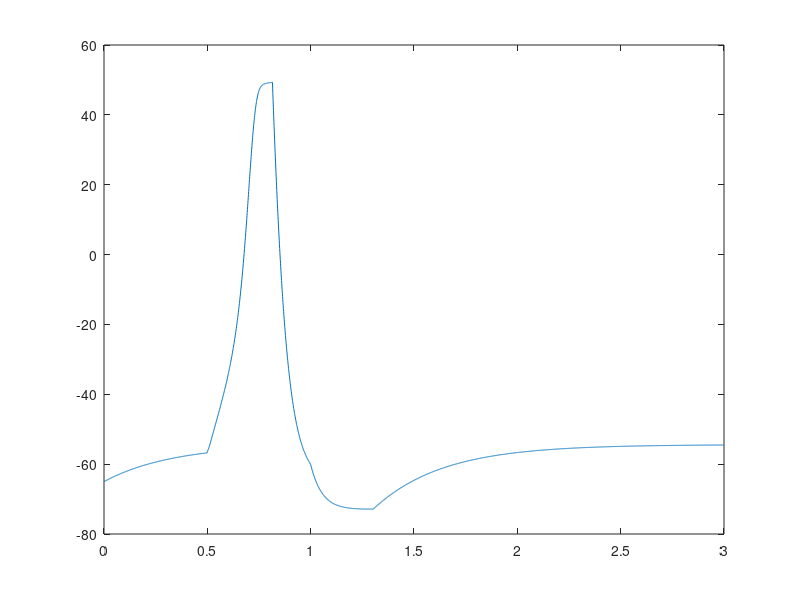

Here is the MATLAB script that generated this plot:
%Constants
capitance = 0.1; % microfarads per centimeter squared
applied_current = 0; %nanoampheres

sodium_displacement = 50; % displacement from the equilibrium  ...
                          % potential in milllivolts
potassium_displacement = -77; % displacement from the equilibrium ...
                              % potential in milllivolts
leakage_displacement = -54.4; % displacement from the equilibrium ...
                               % potential in milllivolts

sodium_conductance = 120; % maximum conductance in millisiemens per ...
                          % centimeters squared
potassium_conductance = 36; % maximum conductance in millisiemens per ...
                            % centimeters squared
leakage_conductance = 0.3; % maximum conductance in millisiemens per ...
                           % centimeters squared
depolorization = 0; 
hyperpolorization = 1;

time = 3; % milliseconds
delta_time = .001; % milliseconds
number_iterations = time/delta_time;
time_array = zeros(1, number_iterations); % time array

an = @(voltage) (0.01 * (voltage + 55))/(1 - exp(-(voltage + 55) / 10));
     % n-gate opening rate constant in meters per second
am = @(voltage) (0.1 * (voltage + 40))/(1 - exp(-(voltage + 40) / 10));
     % m-gate opening rate constant in meters per second
ah = @(voltage) (0.07 * exp(-(voltage + 65) / 20));
     % h-gate opening rate constant in meters per second
bn = @(voltage) (0.125 * exp(-(voltage + 65) / 80));
     % n-gate closing rate constant in meters per second
bm = @(voltage) (4 * exp(-(voltage + 65) / 18));
     % m-gate closing rate constant in meters per second
bh = @(voltage) (1 / (exp(-(voltage + 35) / 10) + 1));
     % h-gate closing rate constant in meters per second

sodium_channel_current = @(voltage, n, m, h) (sodium_conductance * m^3 * ...
    h * (voltage - sodium_displacement)); %nanoampheres
potassium_channel_current = @(voltage, n, m, h) (potassium_conductance * ...
    n^4 * (voltage - potassium_displacement)); %nanoampheres
leakage_current = @(voltage, n, m, h) (leakage_conductance * ...
	(voltage - leakage_displacement)); %nanoampheres

dvdt = @(voltage, I, n, m, h) (((1 / capitance) * ...
     (I - (sodium_channel_current(voltage, n, m, h) + ...
     leakage_current(voltage, n, m, h)))));
dvdt2 = @(voltage, I, n, m, h) (((1 / capitance) * ...
     (I - (potassium_channel_current(voltage, n, m, h) + ...
     leakage_current(voltage, n, m, h)))));
 dvdt3 = @(voltage, I, n, m, h) (((1 / capitance) * ...
     (I - (leakage_current(voltage, n, m, h)))));
 

dndt = @(voltage, n, m, h) ((an(voltage) * (1 - n) - bn(voltage) * n));
dmdt = @(voltage, n, m, h) ((am(voltage) * (1 - m) - bm(voltage) * m));
dhdt = @(voltage, n, m, h) ((ah(voltage) * (1 - h) - bh(voltage) * h));
   
% initial values
V = zeros(1, number_iterations); % initialized voltage array
V(1) = -65; % initial voltage in millivolts
n = zeros(1, number_iterations); % initialized n array
n(1) = an(V(1)) / (an(V(1)) + bn(V(1))); % initial n-value
m = zeros(1, number_iterations); % initialized m array
m(1) = am(V(1)) / (am(V(1)) + bm(V(1))); % initial m-value
h = zeros(1, number_iterations); % initialized h array
h(1) = ah(V(1)) / (ah(V(1)) + bh(V(1))); % initial h-value
       
for i = 2:number_iterations
    time_array(i) = (i - 1) * delta_time;
    if i == 500;
         applied_current = 15;
     end
    if i == 1001
         applied_current = 0;
    end
    if V(i-1) <=-55 && depolorization == 0
    
        k1 = delta_time * dvdt3(V(i - 1), applied_current, n(i - 1), m(i - 1), h(i - 1));
        n1 = delta_time * dndt(V(i - 1), n(i - 1), m(i - 1), h(i - 1));
        m1 = delta_time * dmdt(V(i - 1), n(i - 1), m(i - 1), h(i - 1)); 
        h1 = delta_time * dhdt(V(i - 1), n(i - 1), m(i - 1), h(i - 1));

        k2 = delta_time * dvdt3(V(i - 1) + (0.5 * k1), applied_current, n(i - 1) + ...
            (0.5 * n1), m(i - 1) + (0.5 * m1), h(i - 1) + (0.5 * h1));
        n2 = delta_time * dndt(V(i - 1) + (0.5 * k1), n(i - 1) + ...
            (0.5 * n1), m(i - 1) + (0.5 * m1), h(i - 1) + (0.5 * h1));
        m2 = delta_time * dmdt(V(i - 1) + (0.5 * k1), n(i - 1) + ...
            (0.5 * n1), m(i - 1) + (0.5 * m1), h(i - 1) + (0.5 * h1));
        h2 = delta_time * dhdt(V(i - 1) + (0.5 * k1), n(i - 1) + ...
            (0.5 * n1), m(i - 1) + (0.5 * m1), h(i - 1) + (0.5 * h1));

        k3 = delta_time * dvdt3(V(i - 1) + (0.5 * k2), applied_current, n(i - 1) + ...
            (0.5 * n2), m(i - 1) + (0.5 * m2), h(i - 1) + (0.5 * h2));
        n3 = delta_time * dndt(V(i - 1) + (0.5 * k2), n(i - 1) + ...
            (0.5 * n2), m(i - 1) + (0.5 * m2), h(i - 1) + (0.5 * h2));
        m3 = delta_time * dmdt(V(i - 1) + (0.5 * k2), n(i - 1) + ...
            (0.5 * n2), m(i - 1) + (0.5 * m2), h(i - 1) + (0.5 * h2));
        h3 = delta_time * dhdt(V(i - 1) + (0.5 * k2), n(i - 1) + ...
            (0.5 * n2), m(i - 1) + (0.5 * m2), h(i - 1) + (0.5 * h2));

        k4 = delta_time * dvdt3(V(i - 1) + k3, applied_current, n(i - 1) + n3, m(i - 1) + m3, ...
            h(i - 1) + h3);
        n4 = delta_time * dndt(V(i - 1) + k3, n(i - 1) + n3, m(i - 1) + m3, ...
            h(i - 1) + h3);
        m4 = delta_time * dmdt(V(i - 1) + k3, n(i - 1) + n3, m(i - 1) + m3, ...
            h(i - 1) + h3);
        h4 = delta_time * dhdt(V(i - 1) + k3, n(i - 1) + n3, m(i - 1) + m3, ...
            h(i - 1) + h3);
    elseif V(i-1) < 49.3 && depolorization == 0

        k1 = delta_time * dvdt(V(i - 1), applied_current, n(i - 1), m(i - 1), h(i - 1));
        n1 = delta_time * dndt(V(i - 1), n(i - 1), m(i - 1), h(i - 1));
        m1 = delta_time * dmdt(V(i - 1), n(i - 1), m(i - 1), h(i - 1)); 
        h1 = delta_time * dhdt(V(i - 1), n(i - 1), m(i - 1), h(i - 1));

        k2 = delta_time * dvdt(V(i - 1) + (0.5 * k1), applied_current, n(i - 1) + ...
            (0.5 * n1), m(i - 1) + (0.5 * m1), h(i - 1) + (0.5 * h1));
        n2 = delta_time * dndt(V(i - 1) + (0.5 * k1), n(i - 1) + ...
            (0.5 * n1), m(i - 1) + (0.5 * m1), h(i - 1) + (0.5 * h1));
        m2 = delta_time * dmdt(V(i - 1) + (0.5 * k1), n(i - 1) + ...
            (0.5 * n1), m(i - 1) + (0.5 * m1), h(i - 1) + (0.5 * h1));
        h2 = delta_time * dhdt(V(i - 1) + (0.5 * k1), n(i - 1) + ...
            (0.5 * n1), m(i - 1) + (0.5 * m1), h(i - 1) + (0.5 * h1));

        k3 = delta_time * dvdt(V(i - 1) + (0.5 * k2), applied_current, n(i - 1) + ...
            (0.5 * n2), m(i - 1) + (0.5 * m2), h(i - 1) + (0.5 * h2));
        n3 = delta_time * dndt(V(i - 1) + (0.5 * k2), n(i - 1) + ...
            (0.5 * n2), m(i - 1) + (0.5 * m2), h(i - 1) + (0.5 * h2));
        m3 = delta_time * dmdt(V(i - 1) + (0.5 * k2), n(i - 1) + ...
            (0.5 * n2), m(i - 1) + (0.5 * m2), h(i - 1) + (0.5 * h2));
        h3 = delta_time * dhdt(V(i - 1) + (0.5 * k2), n(i - 1) + ...
            (0.5 * n2), m(i - 1) + (0.5 * m2), h(i - 1) + (0.5 * h2));

        k4 = delta_time * dvdt(V(i - 1) + k3, applied_current, n(i - 1) + n3, m(i - 1) + m3, ...
            h(i - 1) + h3);
        n4 = delta_time * dndt(V(i - 1) + k3, n(i - 1) + n3, m(i - 1) + m3, ...
            h(i - 1) + h3);
        m4 = delta_time * dmdt(V(i - 1) + k3, n(i - 1) + n3, m(i - 1) + m3, ...
            h(i - 1) + h3);
        h4 = delta_time * dhdt(V(i - 1) + k3, n(i - 1) + n3, m(i - 1) + m3, ...
            h(i - 1) + h3);
    elseif V(i-1) > 49.3 && depolorization == 0 && hyperpolorization == 1 
        
        depolorization = 1;
        k1 = delta_time * dvdt2(V(i - 1), applied_current, n(i - 1), m(i - 1), h(i - 1));
        n1 = delta_time * dndt(V(i - 1), n(i - 1), m(i - 1), h(i - 1));
        m1 = delta_time * dmdt(V(i - 1), n(i - 1), m(i - 1), h(i - 1)); 
        h1 = delta_time * dhdt(V(i - 1), n(i - 1), m(i - 1), h(i - 1));

        k2 = delta_time * dvdt2(V(i - 1) + (0.5 * k1), applied_current, n(i - 1) + ...
            (0.5 * n1), m(i - 1) + (0.5 * m1), h(i - 1) + (0.5 * h1));
        n2 = delta_time * dndt(V(i - 1) + (0.5 * k1), n(i - 1) + ...
            (0.5 * n1), m(i - 1) + (0.5 * m1), h(i - 1) + (0.5 * h1));
        m2 = delta_time * dmdt(V(i - 1) + (0.5 * k1), n(i - 1) + ...
            (0.5 * n1), m(i - 1) + (0.5 * m1), h(i - 1) + (0.5 * h1));
        h2 = delta_time * dhdt(V(i - 1) + (0.5 * k1), n(i - 1) + ...
            (0.5 * n1), m(i - 1) + (0.5 * m1), h(i - 1) + (0.5 * h1));

        k3 = delta_time * dvdt2(V(i - 1) + (0.5 * k2), applied_current, n(i - 1) + ...
            (0.5 * n2), m(i - 1) + (0.5 * m2), h(i - 1) + (0.5 * h2));
        n3 = delta_time * dndt(V(i - 1) + (0.5 * k2), n(i - 1) + ...
            (0.5 * n2), m(i - 1) + (0.5 * m2), h(i - 1) + (0.5 * h2));
        m3 = delta_time * dmdt(V(i - 1) + (0.5 * k2), n(i - 1) + ...
            (0.5 * n2), m(i - 1) + (0.5 * m2), h(i - 1) + (0.5 * h2));
        h3 = delta_time * dhdt(V(i - 1) + (0.5 * k2), n(i - 1) + ...
            (0.5 * n2), m(i - 1) + (0.5 * m2), h(i - 1) + (0.5 * h2));

        k4 = delta_time * dvdt2(V(i - 1) + k3, applied_current, n(i - 1) + n3, m(i - 1) + m3, ...
            h(i - 1) + h3);
        n4 = delta_time * dndt(V(i - 1) + k3, n(i - 1) + n3, m(i - 1) + m3, ...
            h(i - 1) + h3);
        m4 = delta_time * dmdt(V(i - 1) + k3, n(i - 1) + n3, m(i - 1) + m3, ...
            h(i - 1) + h3);
        h4 = delta_time * dhdt(V(i - 1) + k3, n(i - 1) + n3, m(i - 1) + m3, ...
            h(i - 1) + h3);
    elseif V(i-1) < 49.3 && depolorization == 1 && hyperpolorization == 1 && V(i-1) < V(i-2)
        
        k1 = delta_time * dvdt2(V(i - 1), applied_current, n(i - 1), m(i - 1), h(i - 1));
        n1 = delta_time * dndt(V(i - 1), n(i - 1), m(i - 1), h(i - 1));
        m1 = delta_time * dmdt(V(i - 1), n(i - 1), m(i - 1), h(i - 1)); 
        h1 = delta_time * dhdt(V(i - 1), n(i - 1), m(i - 1), h(i - 1));

        k2 = delta_time * dvdt2(V(i - 1) + (0.5 * k1), applied_current, n(i - 1) + ...
            (0.5 * n1), m(i - 1) + (0.5 * m1), h(i - 1) + (0.5 * h1));
        n2 = delta_time * dndt(V(i - 1) + (0.5 * k1), n(i - 1) + ...
            (0.5 * n1), m(i - 1) + (0.5 * m1), h(i - 1) + (0.5 * h1));
        m2 = delta_time * dmdt(V(i - 1) + (0.5 * k1), n(i - 1) + ...
            (0.5 * n1), m(i - 1) + (0.5 * m1), h(i - 1) + (0.5 * h1));
        h2 = delta_time * dhdt(V(i - 1) + (0.5 * k1), n(i - 1) + ...
            (0.5 * n1), m(i - 1) + (0.5 * m1), h(i - 1) + (0.5 * h1));

        k3 = delta_time * dvdt2(V(i - 1) + (0.5 * k2), applied_current, n(i - 1) + ...
            (0.5 * n2), m(i - 1) + (0.5 * m2), h(i - 1) + (0.5 * h2));
        n3 = delta_time * dndt(V(i - 1) + (0.5 * k2), n(i - 1) + ...
            (0.5 * n2), m(i - 1) + (0.5 * m2), h(i - 1) + (0.5 * h2));
        m3 = delta_time * dmdt(V(i - 1) + (0.5 * k2), n(i - 1) + ...
            (0.5 * n2), m(i - 1) + (0.5 * m2), h(i - 1) + (0.5 * h2));
        h3 = delta_time * dhdt(V(i - 1) + (0.5 * k2), n(i - 1) + ...
            (0.5 * n2), m(i - 1) + (0.5 * m2), h(i - 1) + (0.5 * h2));

        k4 = delta_time * dvdt2(V(i - 1) + k3, applied_current, n(i - 1) + n3, m(i - 1) + m3, ...
            h(i - 1) + h3);
        n4 = delta_time * dndt(V(i - 1) + k3, n(i - 1) + n3, m(i - 1) + m3, ...
            h(i - 1) + h3);
        m4 = delta_time * dmdt(V(i - 1) + k3, n(i - 1) + n3, m(i - 1) + m3, ...
            h(i - 1) + h3);
        h4 = delta_time * dhdt(V(i - 1) + k3, n(i - 1) + n3, m(i - 1) + m3, ...
            h(i - 1) + h3);
    elseif V(i-1)>V(i-2) && depolorization ==1 && hyperpolorization ==1
        hyperpolorization = 0;
        fprintf("enter2\n");
        
        k1 = delta_time * dvdt3(V(i - 1), applied_current, n(i - 1), m(i - 1), h(i - 1));
        n1 = delta_time * dndt(V(i - 1), n(i - 1), m(i - 1), h(i - 1));
        m1 = delta_time * dmdt(V(i - 1), n(i - 1), m(i - 1), h(i - 1)); 
        h1 = delta_time * dhdt(V(i - 1), n(i - 1), m(i - 1), h(i - 1));

        k2 = delta_time * dvdt3(V(i - 1) + (0.5 * k1), applied_current, n(i - 1) + ...
            (0.5 * n1), m(i - 1) + (0.5 * m1), h(i - 1) + (0.5 * h1));
        n2 = delta_time * dndt(V(i - 1) + (0.5 * k1), n(i - 1) + ...
            (0.5 * n1), m(i - 1) + (0.5 * m1), h(i - 1) + (0.5 * h1));
        m2 = delta_time * dmdt(V(i - 1) + (0.5 * k1), n(i - 1) + ...
            (0.5 * n1), m(i - 1) + (0.5 * m1), h(i - 1) + (0.5 * h1));
        h2 = delta_time * dhdt(V(i - 1) + (0.5 * k1), n(i - 1) + ...
            (0.5 * n1), m(i - 1) + (0.5 * m1), h(i - 1) + (0.5 * h1));

        k3 = delta_time * dvdt3(V(i - 1) + (0.5 * k2), applied_current, n(i - 1) + ...
            (0.5 * n2), m(i - 1) + (0.5 * m2), h(i - 1) + (0.5 * h2));
        n3 = delta_time * dndt(V(i - 1) + (0.5 * k2), n(i - 1) + ...
            (0.5 * n2), m(i - 1) + (0.5 * m2), h(i - 1) + (0.5 * h2));
        m3 = delta_time * dmdt(V(i - 1) + (0.5 * k2), n(i - 1) + ...
            (0.5 * n2), m(i - 1) + (0.5 * m2), h(i - 1) + (0.5 * h2));
        h3 = delta_time * dhdt(V(i - 1) + (0.5 * k2), n(i - 1) + ...
            (0.5 * n2), m(i - 1) + (0.5 * m2), h(i - 1) + (0.5 * h2));

        k4 = delta_time * dvdt3(V(i - 1) + k3, applied_current, n(i - 1) + n3, m(i - 1) + m3, ...
            h(i - 1) + h3);
        n4 = delta_time * dndt(V(i - 1) + k3, n(i - 1) + n3, m(i - 1) + m3, ...
            h(i - 1) + h3);
        m4 = delta_time * dmdt(V(i - 1) + k3, n(i - 1) + n3, m(i - 1) + m3, ...
            h(i - 1) + h3);
        h4 = delta_time * dhdt(V(i - 1) + k3, n(i - 1) + n3, m(i - 1) + m3, ...
            h(i - 1) + h3);
    elseif V(i-1)>V(i-2) && depolorization == 1 && hyperpolorization == 0
        
       fprintf("enter2\n");
        k1 = delta_time * dvdt3(V(i - 1), applied_current, n(i - 1), m(i - 1), h(i - 1));
        n1 = delta_time * dndt(V(i - 1), n(i - 1), m(i - 1), h(i - 1));
        m1 = delta_time * dmdt(V(i - 1), n(i - 1), m(i - 1), h(i - 1)); 
        h1 = delta_time * dhdt(V(i - 1), n(i - 1), m(i - 1), h(i - 1));

        k2 = delta_time * dvdt3(V(i - 1) + (0.5 * k1), applied_current, n(i - 1) + ...
            (0.5 * n1), m(i - 1) + (0.5 * m1), h(i - 1) + (0.5 * h1));
        n2 = delta_time * dndt(V(i - 1) + (0.5 * k1), n(i - 1) + ...
            (0.5 * n1), m(i - 1) + (0.5 * m1), h(i - 1) + (0.5 * h1));
        m2 = delta_time * dmdt(V(i - 1) + (0.5 * k1), n(i - 1) + ...
            (0.5 * n1), m(i - 1) + (0.5 * m1), h(i - 1) + (0.5 * h1));
        h2 = delta_time * dhdt(V(i - 1) + (0.5 * k1), n(i - 1) + ...
            (0.5 * n1), m(i - 1) + (0.5 * m1), h(i - 1) + (0.5 * h1));

        k3 = delta_time * dvdt3(V(i - 1) + (0.5 * k2), applied_current, n(i - 1) + ...
            (0.5 * n2), m(i - 1) + (0.5 * m2), h(i - 1) + (0.5 * h2));
        n3 = delta_time * dndt(V(i - 1) + (0.5 * k2), n(i - 1) + ...
            (0.5 * n2), m(i - 1) + (0.5 * m2), h(i - 1) + (0.5 * h2));
        m3 = delta_time * dmdt(V(i - 1) + (0.5 * k2), n(i - 1) + ...
            (0.5 * n2), m(i - 1) + (0.5 * m2), h(i - 1) + (0.5 * h2));
        h3 = delta_time * dhdt(V(i - 1) + (0.5 * k2), n(i - 1) + ...
            (0.5 * n2), m(i - 1) + (0.5 * m2), h(i - 1) + (0.5 * h2));

        k4 = delta_time * dvdt3(V(i - 1) + k3, applied_current, n(i - 1) + n3, m(i - 1) + m3, ...
            h(i - 1) + h3);
        n4 = delta_time * dndt(V(i - 1) + k3, n(i - 1) + n3, m(i - 1) + m3, ...
            h(i - 1) + h3);
        m4 = delta_time * dmdt(V(i - 1) + k3, n(i - 1) + n3, m(i - 1) + m3, ...
            h(i - 1) + h3);
        h4 = delta_time * dhdt(V(i - 1) + k3, n(i - 1) + n3, m(i - 1) + m3, ...
            h(i - 1) + h3);
    end

    V(i) = V(i - 1) + 1 / 6 * (k1 + 2 * k2 + 2 * k3 + k4);
    n(i) = n(i - 1) + 1 / 6 * (n1 + 2 * n2 + 2 * n3 + n4);
    m(i) = m(i - 1) + 1 / 6 * (m1 + 2 * m2 + 2 * m3 + m4);
    h(i) = h(i - 1) + 1 / 6 * (h1 + 2 * h2 + 2 * h3 + h4);
end

figure()
plot(time_array, V)